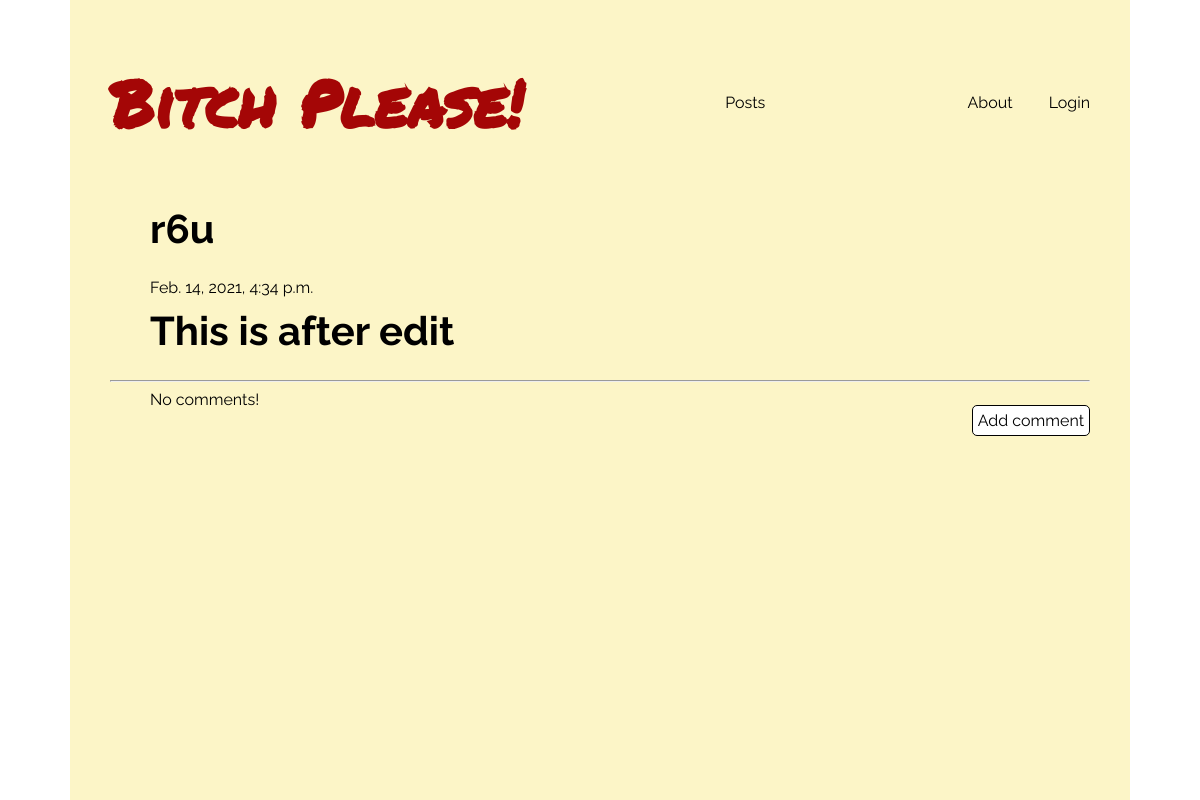
/post/10, run on the app's committed database.
### blog/models.py (models this page shows, shortened)
class Post(models.Model):
    author = models.ForeignKey('auth.User', on_delete=models.CASCADE)
    title = models.CharField(max_length=200)
    text = models.TextField()
    created_date = models.DateTimeField(default=timezone.now)
    published_date = models.DateTimeField(blank = True, null = True)

### blog/views.py (the view)
# urls.py: path('post/<int:pk>', views.PostDetailView.as_view(), name = 'post_detail'),
class PostDetailView(DetailView):
    model = Post

### blog/templates/blog/post_detail.html (shortened to what this page needs)
{% extends "base.html" %}
{% load static %}
{% block content %}
    <head>
        <link rel="stylesheet" href="{% static "css/post_detail.css" %}">
    </head>
    <section class="container">
        <div class="post">
            <h2>{{post.title}}</h2>
            {% if post.published_date %}
                <p>{{post.published_date}}</p>
            {% else %}
                <a  href="{% url 'blog:post_publish' pk=post.pk %}"><p class="link-button">Publish</p></a>
            {% endif %}
            <p>{{ post.text|safe|linebreaks }}</p>
        </div>
        <hr>
        <div class="comments">
            <a class="link-button right" href="{% url 'blog:add_comment_to_post' pk=post.pk %}">Add comment</a>
            {% for comment in post.comments.all %}
                <br>
                {% if user.is_authenticated or comment.approved_comment %}
                    {{ comment.created_date }}
                    <p>{{ comment.text|safe|linebreaks }}</p>
                    <p>Posted by: {{ comment.author }}</p>
                    {% if not comment.approved_comment %}
                    <div class="check-with-user">
                        <a href="{% url 'blog:comment_approve' pk=comment.pk %}"><i class="fas fa-check link-button"></i></a>
                        <a href="{% url 'blog:comment_remove' pk=comment.pk %}"><i class="fas fa-trash-alt link-button"></i></a>
                    </div>
                    {% endif %}
                {% endif %}
                {% empty %}
                <p>No comments!</p>
            {% endfor %}
        </div>
    </section>
{% endblock %}

### blog/static/css/post_detail.css (style rules this page uses)
.post { margin-left: 40px; }
h2 { font-size: 2.5rem; padding-bottom: 10px; }
p { width: fit-content; margin-bottom: 10px; }
.link-button { border: 1px solid black; border-radius: 5px; padding: 5px; background-color: white; margin: 15px 0; font-size: 1rem; }
.comments { margin-left: 40px; }
.right { float: right; }

### static/css/_base.css (style rules this page uses)
* { box-sizing: border-box; }
html { font-family: Raleway, Helvetica, sans-serif; }
body { margin: 0; }
h1, h2, h3, h4, h5, h6, p { margin: 0; padding: 0; }
h2, h3 { margin-bottom: 1rem; }
p { margin-bottom: 0.2rem; }
a { color: inherit; text-decoration: none; }

### static/css/_layout.css (style rules this page uses)
.main-layout { display: grid; grid-template-columns: minmax(1.5rem, 1fr) minmax(auto, 1060px) minmax(1.5rem, 1fr); grid-template-rows: auto 1fr auto; min-height: 100vh; }
.container { margin: 0 40px; }

### data on the page
Post: title "r6u", published_date "Feb. 14, 2021, 4:34 p.m.", text "This is after edit"
